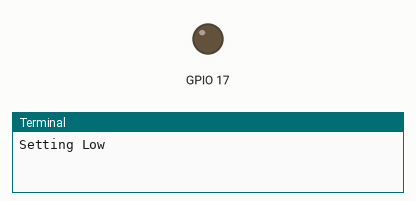
Simulated run of this program. Board: Raspberry Pi (BCM pin numbers). Shown: output pins drawn as LEDs (lit = HIGH), the last lines printed to the terminal.

Above: at 0.5 s.
At 3.5 s:
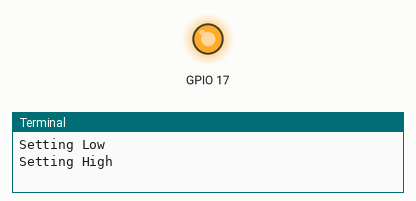
Timing chart, 0 to 7.8 s (numbered marks = the images above):
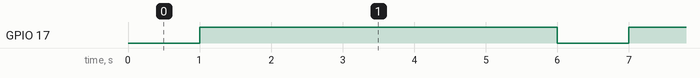

The program:

relay.py
```python
#!/usr/bin/env python

import time
import RPi.GPIO as GPIO

GPIO.setwarnings(False)
GPIO.setmode(GPIO.BCM)
GPIO_OUT = 4

GPIO.setup(17, GPIO.OUT)

try:
	while 1:
		GPIO.output(17, GPIO.LOW)
		print "Setting Low"
		time.sleep(1)
		GPIO.output(17, GPIO.HIGH)
		print "Setting High"
		time.sleep(5)

except KeyboardInterrupt:
	print "Quit"
	GPIO.cleanup()

	
```

Measured:
- by itself, GPIO 17: alternates HIGH for 5.0 s and LOW for 1.0 s
